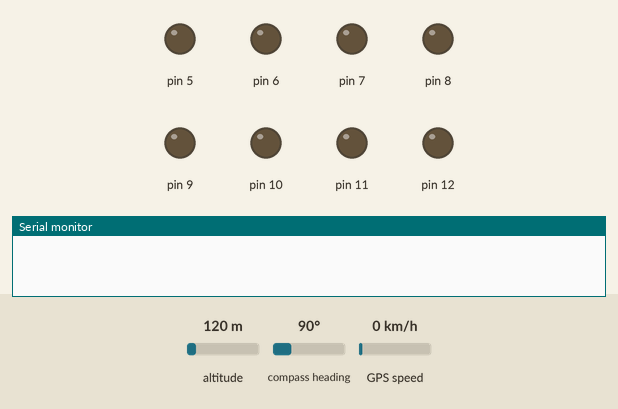
A sketch run on a simulated Arduino Uno, built with avr-gcc and run on an emulated ATmega328P. On the bench: output pins drawn as LEDs (lit = HIGH), the last lines printed to the serial monitor. The inputs (shaded band) are chosen by the test bench; at power-on: altitude 120 m, compass heading 90°, GPS speed 0 km/h. The GPS gets a fix after 3 s at 37.7749, -122.4194 with 8 satellites.

Above: at 0.1 s.
At 1.1 s:
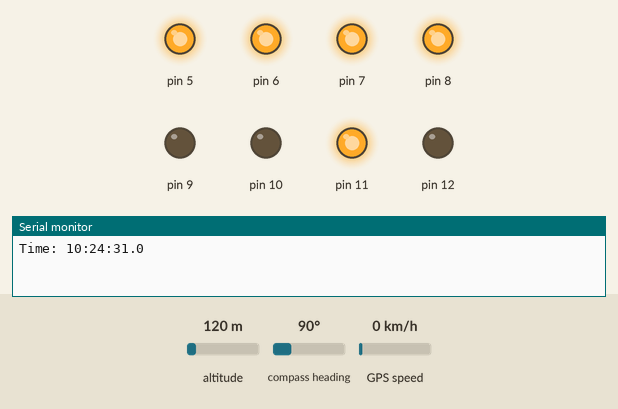
At 10.1 s:
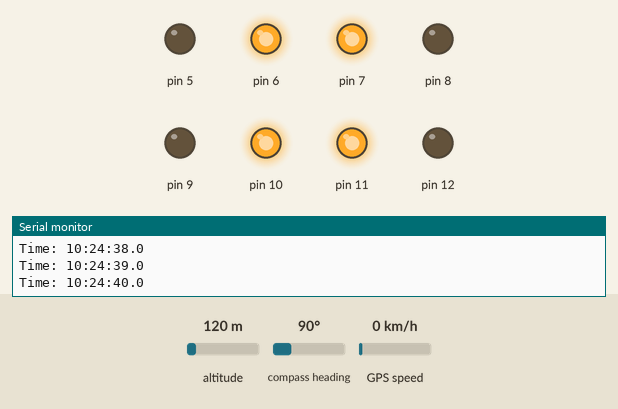
At 20.1 s:
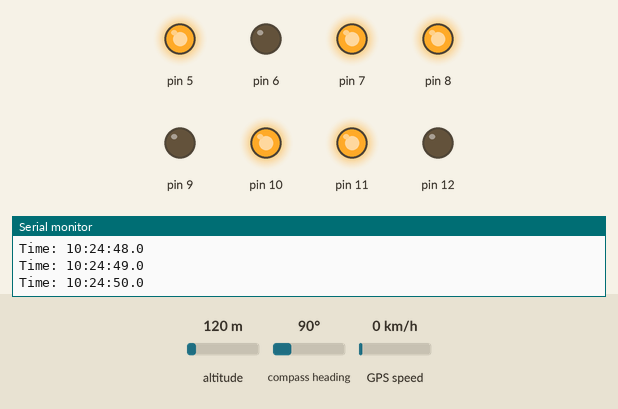
At 30.1 s:
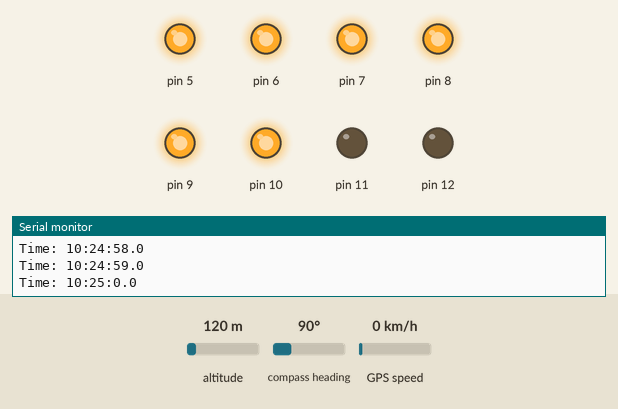
At 40.1 s:
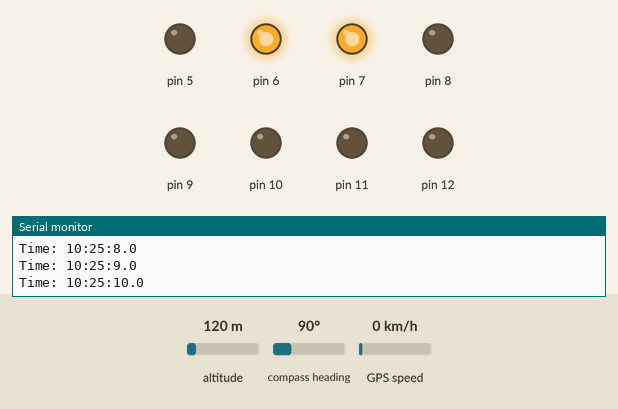
Timing chart, 0 to 41.0 s (numbered marks = the images above):
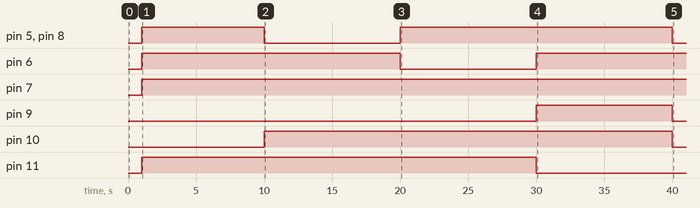

The sketch:

GPSclock.ino
```cpp
#include <Adafruit_GPS.h>
#include <SoftwareSerial.h>

// Tens senconds on a single didisplay using GMT from Adafruit GPS

SoftwareSerial mySerial(3, 2);
Adafruit_GPS GPS(&mySerial);
#define GPSECHO  true
boolean usingInterrupt = false;
void useInterrupt(boolean);

void setup() {
  Serial.begin(115200);
  GPS.begin(9600);
  GPS.sendCommand(PMTK_SET_NMEA_OUTPUT_RMCGGA);
  GPS.sendCommand(PMTK_SET_NMEA_UPDATE_1HZ);
  GPS.sendCommand(PGCMD_ANTENNA);
  useInterrupt(true);

  pinMode(5, OUTPUT);
  pinMode(6, OUTPUT);
  pinMode(7, OUTPUT);
  pinMode(8, OUTPUT);
  pinMode(9, OUTPUT);
  pinMode(10, OUTPUT);
  pinMode(11, OUTPUT);
  pinMode(12, OUTPUT);
  digitalWrite(12, 0);  // start with the "dot" off

  delay(1000);
}

SIGNAL(TIMER0_COMPA_vect) {
  char c = GPS.read();
  // if you want to debug, this is a good time to do it!
#ifdef UDR0
  if (GPSECHO)
    if (c) UDR0 = c;
    // writing direct to UDR0 is much much faster than Serial.print
    // but only one character can be written at a time.
#endif
}

void useInterrupt(boolean v) {
  if (v) {
    // Timer0 is already used for millis() - we'll just interrupt somewhere
    // in the middle and call the "Compare A" function above
    OCR0A = 0xAF;
    TIMSK0 |= _BV(OCIE0A);
    usingInterrupt = true;
  } else {
    // do not call the interrupt function COMPA anymore
    TIMSK0 &= ~_BV(OCIE0A);
    usingInterrupt = false;
  }
}

uint32_t timer = millis();

void loop() {
 if (! usingInterrupt) {
  char c = GPS.read();
  if (GPSECHO)
      if (c) Serial.print(c);
 }
 if (GPS.newNMEAreceived()) {
   if (!GPS.parse(GPS.lastNMEA()))
     return;
 }
 if (timer > millis())  timer = millis();
 if (millis() - timer > 1000) {
   timer = millis();
   Serial.print("\nTime: ");
   Serial.print(GPS.hour, DEC); Serial.print(':');
   Serial.print(GPS.minute, DEC); Serial.print(':');
   Serial.print(GPS.seconds, DEC); Serial.print('.');
   Serial.println(GPS.milliseconds);
 }
 int a = (GPS.seconds/10);
 switch (a) {
 case 9:
 // write '9'
 digitalWrite(5, 1);
 digitalWrite(6, 1);
 digitalWrite(7, 1);
 digitalWrite(8, 0);
 digitalWrite(9, 0);
 digitalWrite(10, 1);
 digitalWrite(11, 1);
 break;
 case 8:
 // write '8'
 digitalWrite(5, 1);
 digitalWrite(6, 1);
 digitalWrite(7, 1);
 digitalWrite(8, 1);
 digitalWrite(9, 1);
 digitalWrite(10, 1);
 digitalWrite(11, 1);
 break;
 case 7:
 // write '7'
 digitalWrite(5, 1);
 digitalWrite(6, 1);
 digitalWrite(7, 1);
 digitalWrite(8, 0);
 digitalWrite(9, 0);
 digitalWrite(10, 0);
 digitalWrite(11, 0);
 break;
 case 6:
 // write '6'
 digitalWrite(5, 1);
 digitalWrite(6, 0);
 digitalWrite(7, 1);
 digitalWrite(8, 1);
 digitalWrite(9, 1);
 digitalWrite(10, 1);
 digitalWrite(11, 1);
 break;
 case 5:
 // write '5'
 digitalWrite(5, 1);
 digitalWrite(6, 0);
 digitalWrite(7, 1);
 digitalWrite(8, 1);
 digitalWrite(9, 0);
 digitalWrite(10, 1);
 digitalWrite(11, 1);
 break;
 case 4:
 // write '4'
 digitalWrite(5, 0);
 digitalWrite(6, 1);
 digitalWrite(7, 1);
 digitalWrite(8, 0);
 digitalWrite(9, 0);
 digitalWrite(10, 1);
 digitalWrite(11, 1);
 break;
 case 3:
 // write '3'
 digitalWrite(5, 1);
 digitalWrite(6, 1);
 digitalWrite(7, 1);
 digitalWrite(8, 1);
 digitalWrite(9, 0);
 digitalWrite(10, 0);
 digitalWrite(11, 1);
 break;
 case 2:
 // write '2'
 digitalWrite(5, 1);
 digitalWrite(6, 1);
 digitalWrite(7, 0);
 digitalWrite(8, 1);
 digitalWrite(9, 1);
 digitalWrite(10, 0);
 digitalWrite(11, 1);
 break;
 case 1:
 // write '1'
 digitalWrite(5, 0);
 digitalWrite(6, 1);
 digitalWrite(7, 1);
 digitalWrite(8, 0);
 digitalWrite(9, 0);
 digitalWrite(10, 0);
 digitalWrite(11, 0);
 break;
 case 0:
 // write '0'
 digitalWrite(5, 1);
 digitalWrite(6, 1);
 digitalWrite(7, 1);
 digitalWrite(8, 1);
 digitalWrite(9, 1);
 digitalWrite(10, 1);
 digitalWrite(11, 0);
 break;
 }
}
```

Measured:
- by itself, pin 5, pin 8: LOW → HIGH at 1.0 s, → LOW 9.0 s later, → HIGH 10.0 s later, → LOW 20.0 s later
- by itself, pin 6: LOW → HIGH at 1.0 s, → LOW 19.0 s later, → HIGH 10.0 s later
- by itself, pin 7: LOW → HIGH at 1.0 s
- by itself, pin 9: LOW → HIGH at 30.0 s, → LOW 10.0 s later
- by itself, pin 10: LOW → HIGH at 10.0 s, → LOW 30.0 s later
- by itself, pin 11: LOW → HIGH at 1.0 s, → LOW 29.0 s later
